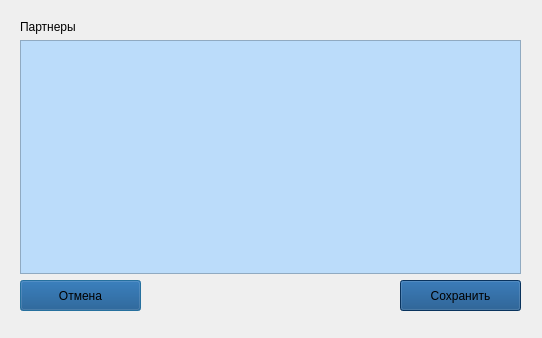
<?xml version="1.0" encoding="UTF-8"?>
<ui version="4.0">
 <class>Dialog</class>
 <widget class="QDialog" name="Dialog">
  <property name="geometry">
   <rect>
    <x>0</x>
    <y>0</y>
    <width>542</width>
    <height>338</height>
   </rect>
  </property>
  <property name="windowTitle">
   <string>Сохранение заявки</string>
  </property>
  <widget class="QWidget" name="">
   <property name="geometry">
    <rect>
     <x>20</x>
     <y>20</y>
     <width>501</width>
     <height>291</height>
    </rect>
   </property>
   <layout class="QVBoxLayout" name="verticalLayout">
    <item>
     <widget class="QLabel" name="label">
      <property name="styleSheet">
       <string notr="true">font: 10pt &quot;Bahnschrift&quot;;
color: rgb(0, 0, 0);</string>
      </property>
      <property name="text">
       <string>Партнеры</string>
      </property>
     </widget>
    </item>
    <item>
     <widget class="QTableView" name="partners_tableView">
      <property name="minimumSize">
       <size>
        <width>411</width>
        <height>201</height>
       </size>
      </property>
      <property name="styleSheet">
       <string notr="true">background-color: rgb(187, 220, 250);
font: 9pt &quot;Bahnschrift&quot;;
color: rgb(0, 0, 0);</string>
      </property>
     </widget>
    </item>
    <item>
     <layout class="QHBoxLayout" name="horizontalLayout">
      <item>
       <widget class="QPushButton" name="exit_pushButton">
        <property name="minimumSize">
         <size>
          <width>121</width>
          <height>31</height>
         </size>
        </property>
        <property name="styleSheet">
         <string notr="true">background-color: rgb(12, 72, 130);
font: 9pt &quot;Bahnschrift&quot;;
color: rgb(0, 0, 0);</string>
        </property>
        <property name="text">
         <string>Отмена</string>
        </property>
       </widget>
      </item>
      <item>
       <spacer name="horizontalSpacer">
        <property name="orientation">
         <enum>Qt::Orientation::Horizontal</enum>
        </property>
        <property name="sizeHint" stdset="0">
         <size>
          <width>40</width>
          <height>20</height>
         </size>
        </property>
       </spacer>
      </item>
      <item>
       <widget class="QPushButton" name="save_pushButton">
        <property name="minimumSize">
         <size>
          <width>121</width>
          <height>31</height>
         </size>
        </property>
        <property name="styleSheet">
         <string notr="true">background-color: rgb(12, 72, 130);
font: 9pt &quot;Bahnschrift&quot;;
color: rgb(0, 0, 0);</string>
        </property>
        <property name="text">
         <string>Сохранить</string>
        </property>
       </widget>
      </item>
     </layout>
    </item>
   </layout>
  </widget>
 </widget>
 <resources/>
 <connections/>
</ui>
